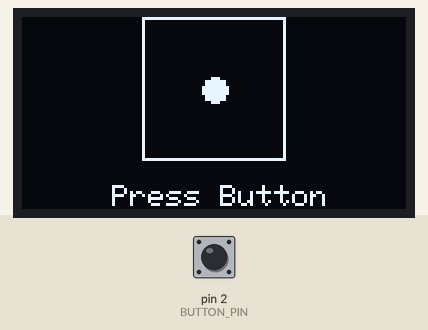
Simulated run of this sketch. Board: Arduino Uno, built with avr-gcc and run on an emulated ATmega328P. Parts: 128×64 one-colour display. Inputs (shaded band) come from the test bench; at power-on: pin 2 (BUTTON_PIN) HIGH. Random numbers use the default seed unless the sketch sets one.

Above: at 1.2 s.
1.3 s: pin 2 (BUTTON_PIN) pulled LOW for 0.15 s
At 7.3 s:
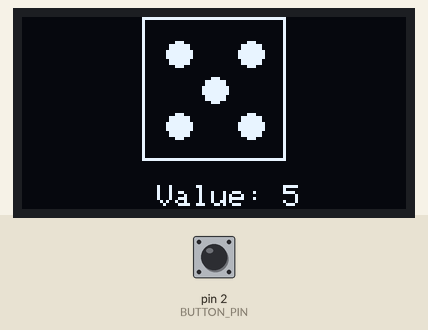
7.6 s: pin 2 (BUTTON_PIN) driven LOW
At 9.9 s:
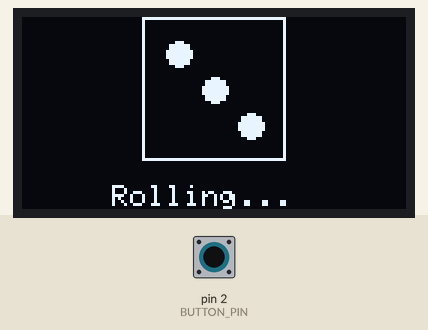
Timing chart, 0 to 10.1 s (numbered marks = the images above; inputs shaded):
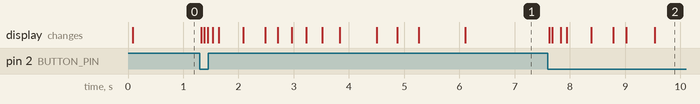

Measured:
- after the input at 1.3 s, the display: first changes at once (image 1 shows a later state)
- after the input at 7.6 s, the display: first changes at once (image 2 shows a later state)

The sketch:

PELS_One_Dice_Roller.ino
```cpp
//libraries needed
#include <Wire.h>
#include <Adafruit_GFX.h>
#include <Adafruit_SSD1306.h>

//OLED Screen parameters
#define SCREEN_WIDTH 128
#define SCREEN_HEIGHT 64
#define OLED_RESET -1

Adafruit_SSD1306 oled(SCREEN_WIDTH, SCREEN_HEIGHT, &Wire, OLED_RESET);

const byte BUTTON_PIN = 2; //D2 pin for Push Button

int dice = 1; //one die

//Start screen/main
void setup() {
  pinMode(BUTTON_PIN, INPUT_PULLUP);

  oled.begin(SSD1306_SWITCHCAPVCC, 0x3C);
  oled.clearDisplay();
  oled.display();

  randomSeed(analogRead(A0)); //make the numbers truly random

  showDice("Press Button");
}
//button pressed
void loop() {
  if (digitalRead(BUTTON_PIN) == LOW) {
    rollDiceAnimation();
    delay(250);
  }
}
//Animation of Dice rolling
void rollDiceAnimation() {
  int delayTime = 20;

  for (int i = 0; i < 20; i++) {
    dice = random(1, 7);

    showDice("Rolling...");
    delay(delayTime);

    delayTime += 20;
  }

  showResult();
}
//draws the die
void showDice(const char* message) {
  oled.clearDisplay();

  // center the die
  drawDie(40, 0, dice);

  oled.setTextSize(1);
  oled.setTextColor(SSD1306_WHITE);
  oled.setCursor(30, 56);
  oled.print(message);

  oled.display();
}
//draws the die after animation
void showResult() {
  oled.clearDisplay();

  drawDie(40, 0, dice);

  oled.setTextSize(1);
  oled.setTextColor(SSD1306_WHITE);

  oled.setCursor(45, 56);
  oled.print("Value: ");
  oled.print(dice);

  oled.display();
}
//te exact values needed to draw the die based on each number
void drawDie(int x, int y, int value) {
  oled.drawRect(x, y, 48, 48, SSD1306_WHITE);

  if (value == 1) {
    oled.fillCircle(x + 24, y + 24, 4, SSD1306_WHITE);
  }
  else if (value == 2) {
    oled.fillCircle(x + 12, y + 12, 4, SSD1306_WHITE);
    oled.fillCircle(x + 36, y + 36, 4, SSD1306_WHITE);
  }
  else if (value == 3) {
    oled.fillCircle(x + 12, y + 12, 4, SSD1306_WHITE);
    oled.fillCircle(x + 24, y + 24, 4, SSD1306_WHITE);
    oled.fillCircle(x + 36, y + 36, 4, SSD1306_WHITE);
  }
  else if (value == 4) {
    oled.fillCircle(x + 12, y + 12, 4, SSD1306_WHITE);
    oled.fillCircle(x + 36, y + 12, 4, SSD1306_WHITE);
    oled.fillCircle(x + 12, y + 36, 4, SSD1306_WHITE);
    oled.fillCircle(x + 36, y + 36, 4, SSD1306_WHITE);
  }
  else if (value == 5) {
    oled.fillCircle(x + 12, y + 12, 4, SSD1306_WHITE);
    oled.fillCircle(x + 36, y + 12, 4, SSD1306_WHITE);
    oled.fillCircle(x + 24, y + 24, 4, SSD1306_WHITE);
    oled.fillCircle(x + 12, y + 36, 4, SSD1306_WHITE);
    oled.fillCircle(x + 36, y + 36, 4, SSD1306_WHITE);
  }
  else if (value == 6) {
    oled.fillCircle(x + 12, y + 10, 4, SSD1306_WHITE);
    oled.fillCircle(x + 36, y + 10, 4, SSD1306_WHITE);
    oled.fillCircle(x + 12, y + 24, 4, SSD1306_WHITE);
    oled.fillCircle(x + 36, y + 24, 4, SSD1306_WHITE);
    oled.fillCircle(x + 12, y + 38, 4, SSD1306_WHITE);
    oled.fillCircle(x + 36, y + 38, 4, SSD1306_WHITE);
  }
}
```
